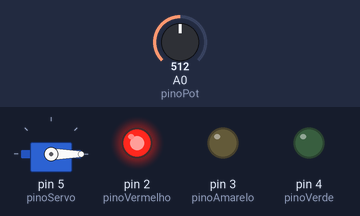
Bench run of a sketch on a simulated Arduino Uno, built with avr-gcc and run on an emulated ATmega328P. Parts: servo, output pins drawn as LEDs (lit = HIGH). Inputs (shaded band) come from the test bench; at power-on: A0 (pinoPot) = 512.

Above: at 1.2 s.
1.3 s: A0 (pinoPot) set to 156
At 2.7 s:
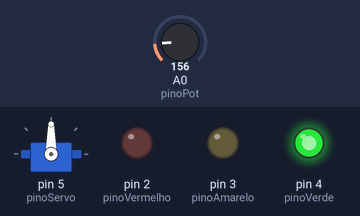
4.3 s: A0 (pinoPot) set to 143
At 6.5 s:
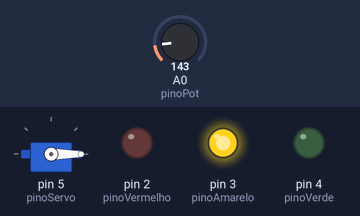
7.3 s: A0 (pinoPot) set to 160
At 8.9 s:
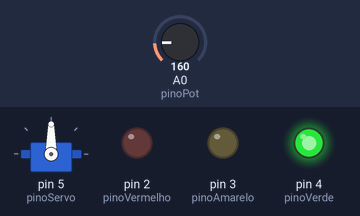
10.1 s: A0 (pinoPot) set to 306
Timing chart, 0 to 14.1 s (numbered marks = the images above; inputs shaded):
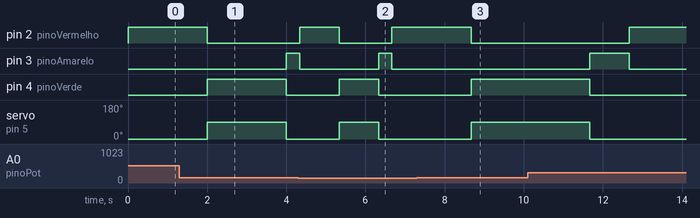

The sketch:

arduino_cnn.ino
```cpp
#include <Servo.h>
Servo servoMotor;

// Configuração de Pinos
const int pinoVermelho = 2;
const int pinoAmarelo = 3;
const int pinoVerde = 4;
const int pinoServo = 5;
const int pinoPot = A0;

// Variáveis de Controle
int potencia;
int pausa;
int pausaDividida;
unsigned long tempoAnterior = 0;
int estado = 0;

void setup() {
  Serial.begin(9600); // Comunicação com o Python
  servoMotor.attach(pinoServo);
  servoMotor.write(0);

  pinMode(pinoVermelho, OUTPUT);
  pinMode(pinoAmarelo, OUTPUT);
  pinMode(pinoVerde, OUTPUT);
}

void loop() {
  unsigned long agora = millis();

  // 1. Leitura do Potenciômetro e cálculo do tempo padrão
  potencia = analogRead(pinoPot);

  if(potencia < 150) pausa = 1000;
  else if(potencia < 300) pausa = 2000;
  else if(potencia < 450) pausa = 3000;
  else if(potencia < 600) pausa = 4000;
  else if(potencia < 750) pausa = 5000;
  else if(potencia <= 900) pausa = 6000;
  else pausa = 7000;

  pausaDividida = pausa / 3;

  // --- LÓGICA DO PEDESTRE VIA SERIAL (PYTHON) ---
  if (Serial.available() > 0) {
    char caractereRecebido = Serial.read();

    // Se receber 'P' do Python, estiver no VERDE (1)
    if (caractereRecebido == 'P' && estado == 1) {
      estado = 2;          // Pula para o AMARELO por segurança
      tempoAnterior = agora; // Reseta o tempo para o amarelo durar o tempo exato
    }
  }

  // --- Máquina de Estados (Semaforo) ---
  switch(estado) {
    case 0: // VERMELHO (Carros parados, Pedestre passa)
      digitalWrite(pinoVermelho, HIGH);
      digitalWrite(pinoAmarelo, LOW);
      digitalWrite(pinoVerde, LOW);
      servoMotor.write(0);

      if (agora - tempoAnterior >= pausa) {
        tempoAnterior = agora;
        estado = 1; // Vai abrir para os carros
      }
      break;

    case 1: // VERDE (Carros passando)
      digitalWrite(pinoVermelho, LOW);
      digitalWrite(pinoAmarelo, LOW);
      digitalWrite(pinoVerde, HIGH);
      servoMotor.write(90);

      if (agora - tempoAnterior >= pausa) {
        tempoAnterior = agora;
        estado = 2; // Vai começar a fechar por tempo
      }
      break;

    case 2: // AMARELO (Atenção, vai fechar)
      digitalWrite(pinoVermelho, LOW);
      digitalWrite(pinoAmarelo, HIGH);
      digitalWrite(pinoVerde, LOW);
      servoMotor.write(0);

      if (agora - tempoAnterior >= pausaDividida) {
        tempoAnterior = agora;
        estado = 0; // Fechou (Vermelho)
      }
      break;
  }
}
```

Measured:
- the behaviour switches between 150 and 149 on A0 (pinoPot) (found by bisection; images 1 and 2)
- after the input at 1.3 s, pin 2 (pinoVermelho): HIGH → LOW after 0.70 s instead of 2.7 s; pin 3 (pinoAmarelo): LOW → HIGH after 2.7 s; pin 4 (pinoVerde): LOW → HIGH after 0.70 s instead of 2.7 s; servo on pin 5 (pinoServo): 0° → 90° after 0.70 s instead of 2.7 s
- after the input at 4.3 s, pin 3 (pinoAmarelo): HIGH → LOW after 0.03 s instead of 0.37 s; pin 4 (pinoVerde): LOW → HIGH after 1.0 s instead of 2.4 s; servo on pin 5 (pinoServo): 0° → 90° after 1.0 s instead of 2.4 s
- after the input at 7.3 s, pin 3 (pinoAmarelo): stays LOW (without the input it goes to HIGH after 1.4 s)
